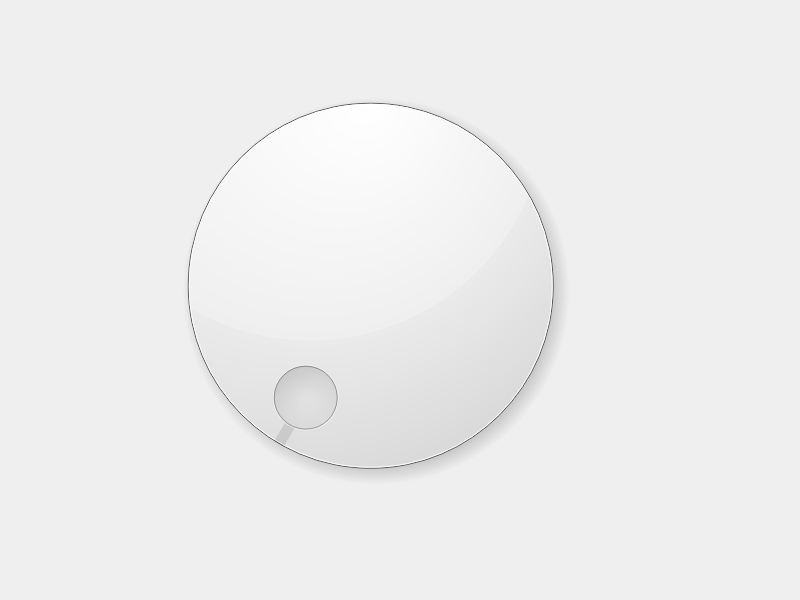
<?xml version="1.0" encoding="UTF-8"?>
<ui version="4.0">
 <class>MainWindow</class>
 <widget class="QMainWindow" name="MainWindow">
  <property name="geometry">
   <rect>
    <x>0</x>
    <y>0</y>
    <width>800</width>
    <height>600</height>
   </rect>
  </property>
  <property name="windowTitle">
   <string>MainWindow</string>
  </property>
  <widget class="QWidget" name="centralwidget">
   <widget class="QDial" name="dial">
    <property name="geometry">
     <rect>
      <x>90</x>
      <y>60</y>
      <width>561</width>
      <height>451</height>
     </rect>
    </property>
    <property name="maximum">
     <number>255</number>
    </property>
   </widget>
  </widget>
 </widget>
 <resources/>
 <connections/>
</ui>
